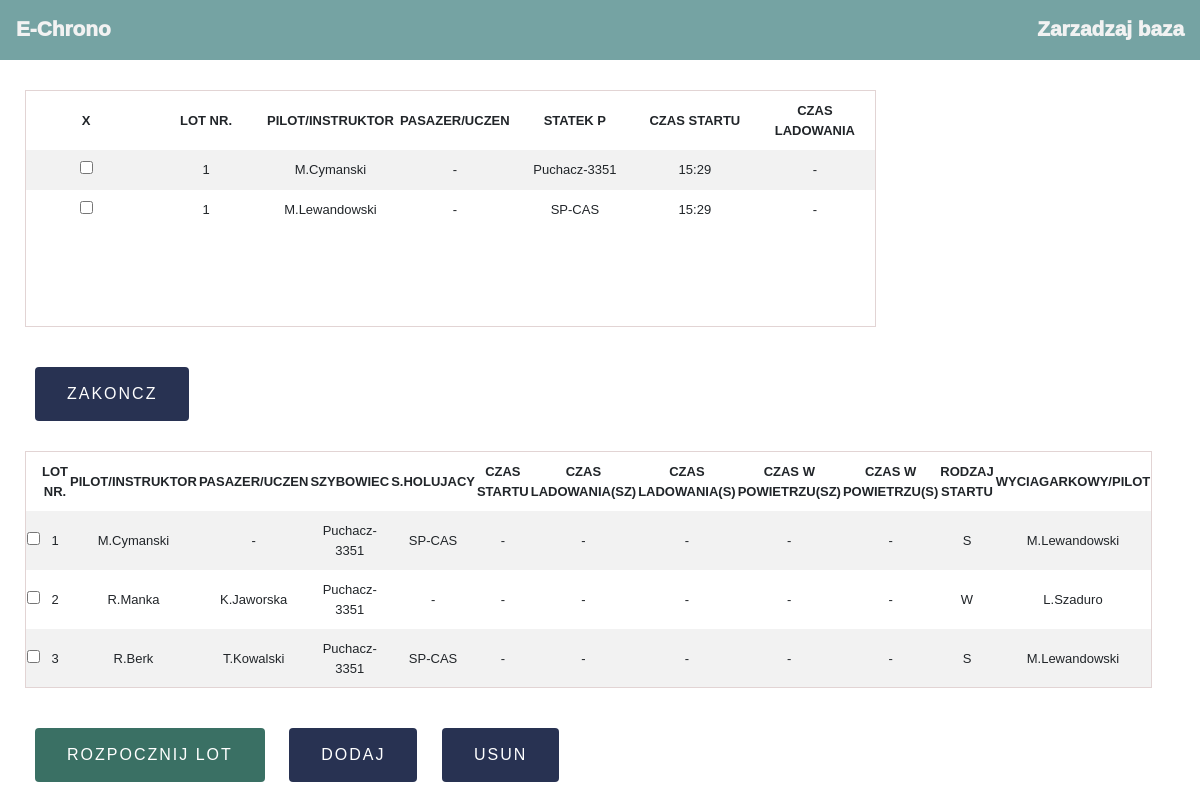
The page / on the database its author committed.
### __init__.py (models this page shows)
class ActiveFlights(db.Model):
    __tablename__ = 'active_flights'
    date = db.Column('date',db.String(10))
    flight_nr =db.Column('flight_nr',db.Integer, primary_key=True)
    time_of_start = db.Column('time_of_start',db.String(5))
    glider_landing_time = db.Column('glider_landing_time',db.String(5),nullable=False)
    airplane_landing_time = db.Column('airplane_landing_time',db.String(5))
    glider_tia = db.Column('glider_tia',db.String(5),nullable=False)
    airplane_tia = db.Column('airplane_tia', db.String(5))
    start_type = db.Column('start_type', db.String(1))
    winch_pilot = db.Column('winch_pilot', db.String(20))
    airplane_pilot = db.Column('airplane_pilot', db.String(20))
    pilot_instructor = db.Column('pilot_instructor', db.String(15))
    passenger_student = db.Column('passenger_student', db.String(15))
    glider = db.Column('glider', db.String(15))
    airplane = db.Column('airplane', db.String(15))

class AirplaneFlight(db.Model):
    __tablename__ = 'airplaneflight'
    date = db.Column('date',db.String(10))
    flight_nr = db.Column('flight_nr',db.Integer,primary_key=True)
    time_of_start = db.Column('time_of_start',db.String(5))
    airplane_landing_time = db.Column('airplane_landing_time',db.String(5))
    airplane_tia = db.Column('airplane_tia',db.String(5))
    airplane_pilot = db.Column('airplane_pilot',db.String(20))
    airplane = db.Column('airplane',db.String(15))

class Chronometer(db.Model):
    __tablename__ = 'chrono'
    date = db.Column('date', db.String(10))
    flight_nr = db.Column('flight_nr', db.Integer, primary_key=True, autoincrement=True)
    time_of_start = db.Column('time_of_start', db.String(5))
    glider_landing_time = db.Column('glider_landing_time', db.String(5), nullable=False)
    airplane_landing_time = db.Column('airplane_landing_time', db.String(5))
    glider_tia = db.Column('glider_tia', db.String(5), nullable=False)
    airplane_tia = db.Column('airplane_tia', db.String(5))
    start_type = db.Column('start_type', db.String(1))
    winch_pilot = db.Column('winch_pilot', db.String(20))
    airplane_pilot = db.Column('airplane_pilot', db.String(20))
    pilot_instructor = db.Column('pilot_instructor', db.String(15))
    passenger_student = db.Column('passenger_student', db.String(15))
    glider = db.Column('glider', db.String(15),)
    airplane = db.Column('aeroplane', db.String(15))

### main.py (the view, shortened to what this page needs)
@app.route("/", methods=["GET", "POST"])
def print_hi():
    chrono = Chronometer.query.all()
    active = ActiveFlights.query.all()
    airplane = AirplaneFlight.query.all()
    airplanes = Airplane.query.all()
    gliders = Glider.query.all()
    pilots= Pilot.query.all()
    airplanepilots = AirplanePilot.query.all()
    winchoperators = WinchOperator.query.all()
    return render_template(
        "main.html", active_flights=active, chrono=chrono,
        airplane_flights=airplane,airplanes=airplanes,gliders=gliders,pilots=pilots,
        airplanepilots = airplanepilots, winchoperators = winchoperators
    )

### templates/main.html (shortened to what this page needs)
{% extends 'base.html' %}
{% block body %}
<div class="container">
   <form action="/stopflight" method="POST">
      <table id="activetable">
         <tr class="nothover">
            <th>X</th>
            <th>Lot nr.</th>
            <th>Pilot/Instruktor</th>
            <th>Pasazer/Uczen</th>
            <th>Statek P</th>
            <th>Czas Startu</th>
            <th>Czas ladowania</th>
         </tr>
         {% for a in active_flights %}
         <tr>
            <td><input type="checkbox" name=g{{a.flight_nr}}></td>
            <td>{{a.flight_nr}}</td>
            <td>{{a.pilot_instructor}}</td>
            <td>{{a.passenger_student}}</td>
            <td>{{a.glider}}</td>
            <td>{{a.time_of_start}}</td>
            <td>{{a.glider_landing_time}}</td>
         </tr>
         {% endfor %}
         {% for ap in airplane_flights %}
         <tr>
            <td><input type="checkbox" name=a{{ap.flight_nr}}></td>
            <td>{{ap.flight_nr}}</td>
            <td>{{ap.airplane_pilot}}</td>
            <td>-</td>
            <td>{{ap.airplane}}</td>
            <td>{{ap.time_of_start}}</td>
            <td>{{ap.airplane_landing_time}}</td>
         </tr>
         {% endfor %}
      </table>
      <button id="EndFlight" type="submit" >ZAKONCZ</button>
   </form>
   <form action="/startflight" method="POST">
      <table id="chronotable">
         <tr class="nothover">
            <th></th>
            <th>Lot nr.</th>
            <th>Pilot/Instruktor</th>
            <th>Pasazer/Uczen</th>
            <th>Szybowiec</th>
            <th>S.Holujacy</th>
            <th>Czas Startu</th>
            <th>Czas ladowania(SZ)</th>
            <th>Czas ladowania(S)</th>
            <th>Czas w powietrzu(SZ)</th>
            <th>Czas w powietrzu(S)</th>
            <th>Rodzaj startu</th>
            <th>Wyciagarkowy/Pilot</th>
         </tr>
         {% for c in chrono %}
         <tr>
            <td><input type="checkbox"  name={{c.flight_nr}}></td>
            <td>{{c.flight_nr}}</td>
            <td>{{c.pilot_instructor}}</td>
            <td>{{c.passenger_student}}</td>
            <td>{{c.glider}}</td>
            <td>{{c.airplane}}</td>
            <td>{{c.time_of_start}}</td>
            <td>{{c.glider_landing_time}}</td>
            <td>{{c.airplane_landing_time}}</td>
            <td>{{c.glider_tia}}</td>
            <td>{{c.airplane_tia}}</td>
            <td>{{c.start_type}}</td>
            {% if c.winch_pilot == '' %}
            <td>{{ c.airplane_pilot }}</td>
            {% else %}
            <td>{{c.winch_pilot}}</td>
            {% endif %}
         </tr>
         {% endfor %}
      </table>
      <button id="StartFlight" type="submit">Rozpocznij lot</button>
      <button id ="AddNew" type=button data-toggle="modal" data-target="#mymodal">Dodaj</button>
      <button id ="Delete" type="submit" formaction="/deleteflight">Usun</button>
      </form>
</div>
{% endblock %}

### templates/base.html (shortened to what this page needs)
<!DOCTYPE html>
<html lang="en">
   <head>
      <link rel="stylesheet" href="https://stackpath.bootstrapcdn.com/bootstrap/4.4.1/css/bootstrap.min.css">
      <link rel="stylesheet" href="/static/styles.css">
   </head>
   <body style="background-color:#ffffff; font-family:'Trebuchet MS', 'Lucida Sans Unicode', 'Lucida Grande', 'Lucida Sans', Arial, sans-serif">
        <div class="navbar">
         <a href="/">E-Chrono</a>
         <a href='/manage'>Zarzadzaj baza</a>
      </div>
{% block body %}
{% endblock %}
</body>
</html>

### static/styles.css (style rules this page uses)
table, #active_table { border: 1px solid #e2d4d4; border-radius: 8px; margin-top: 30px; margin-bottom: 30px; text-align: center; font-size: 13px; }
.navbar { place-content: space-between; width: 100%; background-color: #75a3a3; height: 60px; overflow: hidden; }
a { color: #f2f2f2; margin-top: 0.25em; font-weight: bold; font-weight: 1000; font-size: 1.3em; text-align: center; }
tr:nth-child(even) { background-color: #f2f2f2; }
td { padding-top: 10px; padding-bottom: 10px; width: 120px; }
th { padding-top: 10px; padding-bottom: 10px; text-transform: uppercase; width: 120px; }
button { border: none; color: white; padding: 15px 32px; text-align: center; text-decoration: none; display: inline-block; font-size: 16px; border-radius: 4px; margin-left: 10px; margin-right: 10px; margin-top: 10px; text-transform: uppercase; letter-spacing: 2px; }
#StartFlight { background-color: #3a7064; }
#AddNew { background-color: #283252; }
#Delete { background-color: #283252; }
#EndFlight { background-color: #283252; }
.container { margin-left: 10px; }

### rows shown on the page
ActiveFlights: flight_nr "1", pilot_instructor "M.Cymanski", passenger_student "-", glider "Puchacz-3351", time_of_start "15:29", glider_landing_time "-"
AirplaneFlight: flight_nr "1", airplane_pilot "M.Lewandowski", airplane "SP-CAS", time_of_start "15:29", airplane_landing_time "-"
Chronometer: flight_nr "1", pilot_instructor "M.Cymanski", passenger_student "-", glider "Puchacz-3351", airplane "SP-CAS", time_of_start "-", glider_landing_time "-", airplane_landing_time "-", glider_tia "-", airplane_tia "-", start_type "S", airplane_pilot "M.Lewandowski"
Chronometer: flight_nr "2", pilot_instructor "R.Manka", passenger_student "K.Jaworska", glider "Puchacz-3351", airplane "-", time_of_start "-", glider_landing_time "-", airplane_landing_time "-", glider_tia "-", airplane_tia "-", start_type "W", winch_pilot "L.Szaduro"
Chronometer: flight_nr "3", pilot_instructor "R.Berk", passenger_student "T.Kowalski", glider "Puchacz-3351", airplane "SP-CAS", time_of_start "-", glider_landing_time "-", airplane_landing_time "-", glider_tia "-", airplane_tia "-", start_type "S", airplane_pilot "M.Lewandowski"
